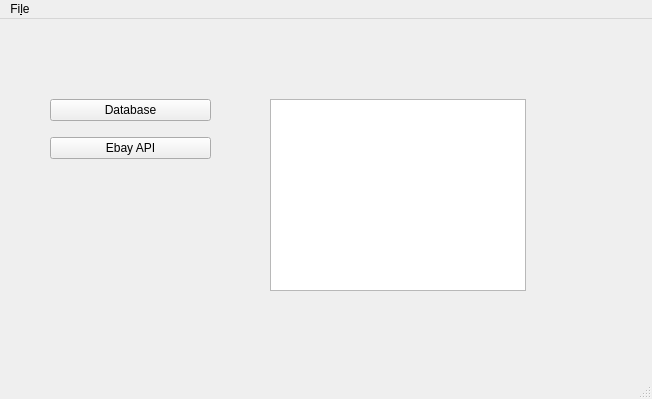
<?xml version="1.0" encoding="UTF-8"?>
<ui version="4.0">
 <class>form_MainWindow</class>
 <widget class="QMainWindow" name="form_MainWindow">
  <property name="geometry">
   <rect>
    <x>0</x>
    <y>0</y>
    <width>652</width>
    <height>399</height>
   </rect>
  </property>
  <property name="windowTitle">
   <string>MainWindow</string>
  </property>
  <widget class="QWidget" name="centralwidget">
   <widget class="QWidget" name="layoutWidget">
    <property name="geometry">
     <rect>
      <x>50</x>
      <y>70</y>
      <width>161</width>
      <height>81</height>
     </rect>
    </property>
    <layout class="QVBoxLayout" name="verticalLayout">
     <item>
      <widget class="QPushButton" name="button_DATABASE">
       <property name="text">
        <string>Database</string>
       </property>
      </widget>
     </item>
     <item>
      <widget class="QPushButton" name="button_EBAY">
       <property name="text">
        <string>Ebay API</string>
       </property>
      </widget>
     </item>
    </layout>
   </widget>
   <widget class="QListWidget" name="listWidget">
    <property name="geometry">
     <rect>
      <x>270</x>
      <y>80</y>
      <width>256</width>
      <height>192</height>
     </rect>
    </property>
   </widget>
  </widget>
  <widget class="QMenuBar" name="menubar">
   <property name="geometry">
    <rect>
     <x>0</x>
     <y>0</y>
     <width>652</width>
     <height>31</height>
    </rect>
   </property>
   <widget class="QMenu" name="menuFIle">
    <property name="title">
     <string>Fi&amp;le</string>
    </property>
    <addaction name="actionImport_CSV"/>
    <addaction name="actionExport_CSV"/>
    <addaction name="actionExit"/>
   </widget>
   <addaction name="menuFIle"/>
  </widget>
  <widget class="QStatusBar" name="statusbar"/>
  <action name="actionImport_CSV">
   <property name="text">
    <string>&amp;Import CSV</string>
   </property>
  </action>
  <action name="actionExport_CSV">
   <property name="text">
    <string>&amp;Export CSV</string>
   </property>
  </action>
  <action name="actionExit">
   <property name="text">
    <string>E&amp;xit</string>
   </property>
  </action>
 </widget>
 <resources/>
 <connections/>
</ui>
